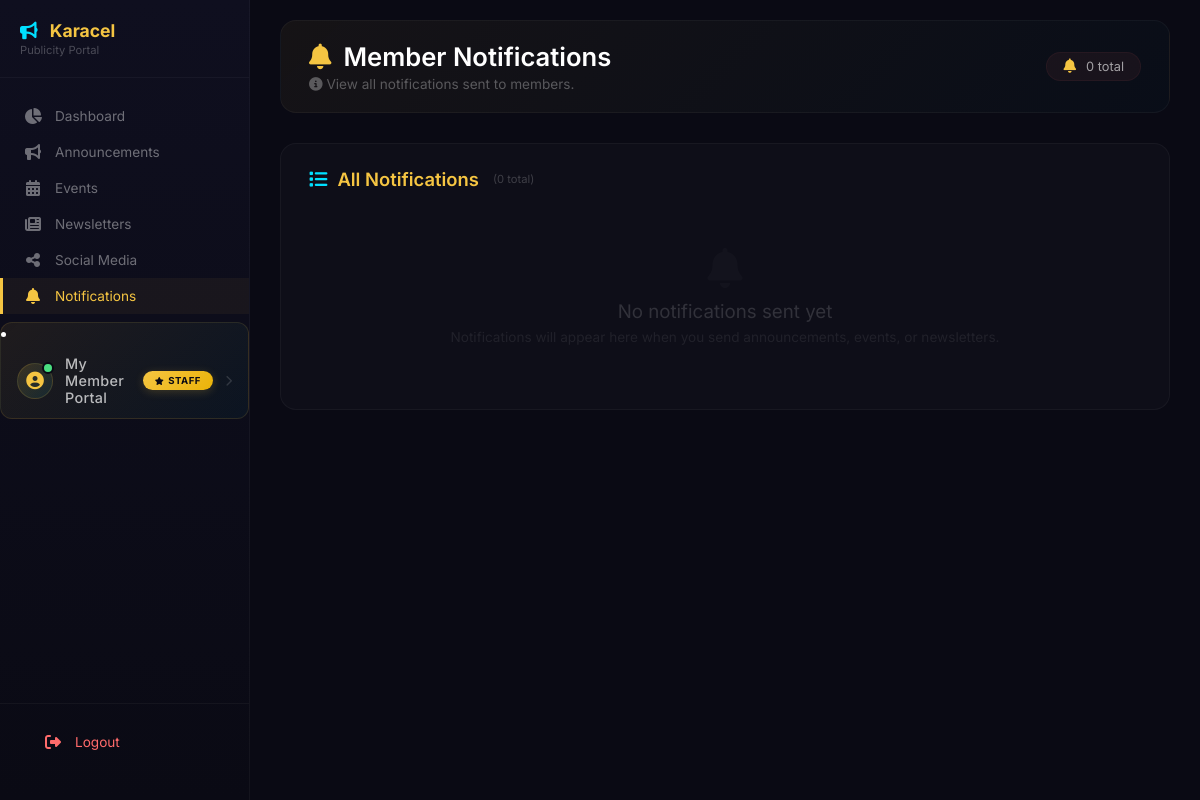
/publicity/notifications (signed in), run on an earlier commit of the app's database.
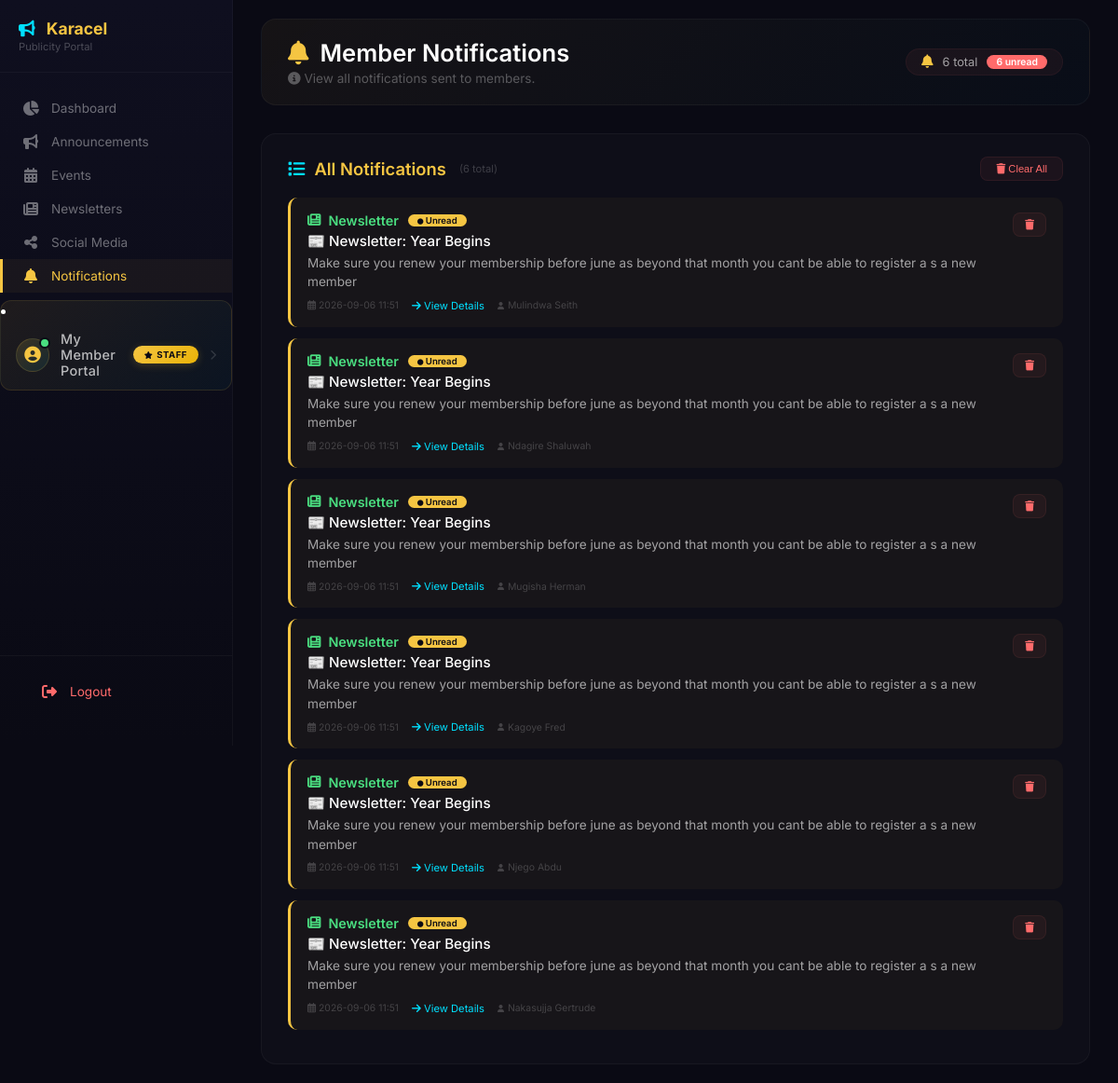
And on a later commit of the database.
### tables this page shows
CREATE TABLE notifications (
        id INTEGER PRIMARY KEY AUTOINCREMENT,
        user_id INTEGER NOT NULL,
        title TEXT NOT NULL,
        message TEXT NOT NULL,
        notification_type TEXT DEFAULT 'general',
        is_read INTEGER DEFAULT 0,
        created_at TIMESTAMP DEFAULT CURRENT_TIMESTAMP, type TEXT DEFAULT 'general', link TEXT,
        FOREIGN KEY (user_id) REFERENCES users(id)
    );

CREATE TABLE users (
        id INTEGER PRIMARY KEY AUTOINCREMENT,
        full_name TEXT NOT NULL,
        gender TEXT,
        dob TEXT,
        sacco_number TEXT UNIQUE NOT NULL,
        email TEXT,
        phone TEXT,
        address TEXT,
        password TEXT NOT NULL,
        role TEXT DEFAULT 'member',
        status TEXT DEFAULT 'active',
        savings_balance REAL DEFAULT 0,
        next_of_kin_name TEXT,
        relationship TEXT,
        next_of_kin_phone TEXT,
        registration_date TIMESTAMP DEFAULT CURRENT_TIMESTAMP
    , kai_shares INTEGER DEFAULT 0, ks_shares INTEGER DEFAULT 0, kac_paid INTEGER DEFAULT 0, kac_paid_date TEXT, registration_fee_paid INTEGER DEFAULT 0, registration_fee_paid_date TEXT);

### app.py (the view)
@app.route("/publicity/notifications")
def publicity_notifications():
    if session.get("role") not in ["publicity", "secretary", "treasurer", "admin"]:
        flash('Access denied', 'danger')
        return redirect("/login")
    conn = get_db()
    conn.row_factory = sqlite3.Row
    try:
        notifications = conn.execute("""
            SELECT n.*, u.full_name as member_name
            FROM notifications n
            JOIN users u ON n.user_id = u.id
            ORDER BY n.created_at DESC
            LIMIT 100
        """).fetchall()
    except sqlite3.Error as e:
        flash(f'Database error: {str(e)}', 'danger')
        return redirect("/publicity/dashboard")
    finally:
        conn.close()
    return render_template("publicity/publicity-notifications.html", notifications=notifications)

### templates/publicity/publicity-notifications.html (shortened to what this page needs)
{% extends "publicity/publicity-base.html" %}
{% block content %}
<div class="publicity-notifications">
    <div style="display:flex; justify-content:space-between; align-items:center; flex-wrap:wrap; margin-bottom:30px; background:linear-gradient(135deg, rgba(245,197,66,0.05), rgba(0,224,255,0.02)); border-radius:16px; padding:20px 28px; border:1px solid rgba(255,255,255,0.04);">
        <div>
            <h1 style="font-size:1.6rem; font-weight:600; margin:0; display:flex; align-items:center; gap:12px;">
                <i class="fas fa-bell" style="color:#f5c542;"></i>
                Member Notifications
            </h1>
            <p style="color:rgba(255,255,255,0.3); margin:4px 0 0; font-size:0.85rem;">
                <i class="fas fa-info-circle"></i> View all notifications sent to members.
            </p>
        </div>
        <div style="display:flex; align-items:center; gap:10px; background:rgba(255,107,107,0.06); padding:6px 16px; border-radius:30px; border:1px solid rgba(255,107,107,0.06);">
            <i class="fas fa-bell" style="color:#f5c542; font-size:0.9rem;"></i>
            <span style="color:rgba(255,255,255,0.6); font-size:0.8rem;">{{ notifications|length }} total</span>
            {% set unread_count = notifications|selectattr('is_read', 'equalto', 0)|list|length %}
            {% if unread_count > 0 %}
                <span style="background:#ff6b6b; color:#fff; padding:1px 10px; border-radius:20px; font-size:0.65rem; font-weight:600;">{{ unread_count }} unread</span>
            {% endif %}
        </div>
    </div>
    <div style="background:rgba(255,255,255,0.02); border:1px solid rgba(255,255,255,0.04); border-radius:16px; padding:24px 28px;">
        <div style="display:flex; justify-content:space-between; align-items:center; margin-bottom:18px;">
            <h3 style="color:#f5c542; font-size:1.15rem; font-weight:600; margin:0; display:flex; align-items:center; gap:10px;">
                <i class="fas fa-list" style="color:#00e0ff;"></i>
                All Notifications
                <span style="font-size:0.7rem; color:rgba(255,255,255,0.2); font-weight:400; margin-left:4px;">
                    ({{ notifications|length }} total)
                </span>
            </h3>
            {% if notifications %}
                <form method="POST" action="/publicity/notifications/clear">
                    <button type="submit" onclick="return confirm('Clear all notifications? This cannot be undone.')" style="background:rgba(255,107,107,0.06); border:1px solid rgba(255,107,107,0.08); color:#ff6b6b; padding:6px 16px; border-radius:8px; cursor:pointer; font-size:0.7rem; transition:all 0.3s;" onmouseover="this.style.background='rgba(255,107,107,0.12)'" onmouseout="this.style.background='rgba(255,107,107,0.06)'">
                        <i class="fas fa-trash"></i> Clear All
                    </button>
                </form>
            {% endif %}
        </div>
        {% if notifications %}
            {% for notification in notifications %}
            <div style="background:rgba(255,255,255,0.02); border-radius:10px; padding:16px 18px; margin-bottom:12px; border-left:3px solid {% if notification.type == 'announcement' %}#f5c542{% elif notification.type == 'event' %}#00e0ff{% elif notification.type == 'newsletter' %}#4ade80{% else %}#ff6b6b{% endif %}; {% if not notification.is_read %}background:rgba(245,197,66,0.04); border-left-color:#f5c542;{% endif %} transition:all 0.2s;" onmouseover="this.style.background='rgba(255,255,255,0.04)'" onmouseout="this.style.background='rgba(255,255,255,0.02){% if not notification.is_read %};background:rgba(245,197,66,0.04){% endif %}'">
                    <div style="display:flex; justify-content:space-between; align-items:flex-start; flex-wrap:wrap; gap:10px;">
                        <div style="flex:1; min-width:150px;">
                            <div style="display:flex; align-items:center; gap:10px; flex-wrap:wrap; margin-bottom:4px;">
                                <div style="display:flex; align-items:center; gap:8px;">
                                    {% if notification.type == 'announcement' %}
                                        <i class="fas fa-bullhorn" style="color:#f5c542; font-size:0.9rem;"></i>
                                        <span style="color:#f5c542; font-weight:600; font-size:0.9rem;">Announcement</span>
                                    {% elif notification.type == 'event' %}
                                        <i class="fas fa-calendar-alt" style="color:#00e0ff; font-size:0.9rem;"></i>
                                        <span style="color:#00e0ff; font-weight:600; font-size:0.9rem;">Event</span>
                                    {% elif notification.type == 'newsletter' %}
                                        <i class="fas fa-newspaper" style="color:#4ade80; font-size:0.9rem;"></i>
                                        <span style="color:#4ade80; font-weight:600; font-size:0.9rem;">Newsletter</span>
                                    {% else %}
                                        <i class="fas fa-info-circle" style="color:#ff6b6b; font-size:0.9rem;"></i>
                                        <span style="color:#ff6b6b; font-weight:600; font-size:0.9rem;">General</span>
                                    {% endif %}
                                </div>
                                {% if not notification.is_read %}
                                    <span style="background:#f5c542; color:#0a0a14; padding:1px 10px; border-radius:12px; font-size:0.6rem; font-weight:600;">
                                        <i class="fas fa-circle" style="font-size:0.4rem;"></i> Unread
                                    </span>
                                {% else %}
                                    <span style="color:rgba(255,255,255,0.15); font-size:0.6rem;">
                                        <i class="fas fa-check-circle" style="color:#4ade80;"></i> Read
                                    </span>
                                {% endif %}
                            </div>
                            <div style="color:#fff; font-size:0.95rem; font-weight:500; margin-top:4px;">{{ notification.title }}</div>
                            <div style="color:rgba(255,255,255,0.6); font-size:0.85rem; margin-top:4px; line-height:1.5;">{{ notification.message }}</div>
                            <div style="font-size:0.65rem; color:rgba(255,255,255,0.2); margin-top:8px; display:flex; align-items:center; gap:14px; flex-wrap:wrap;">
                                <span><i class="far fa-calendar-alt"></i> {{ notification.created_at[:16] }}</span>
                                {% if notification.link %}
                                    <a href="{{ notification.link }}" style="color:#00e0ff; text-decoration:none; font-size:0.7rem; transition:all 0.3s;" onmouseover="this.style.color='#66ecff'" onmouseout="this.style.color='#00e0ff'">
                                        <i class="fas fa-arrow-right"></i> View Details
                                    </a>
                                {% endif %}
                                <span style="display:flex; align-items:center; gap:4px;">
                                    <i class="fas fa-user" style="font-size:0.5rem;"></i>
                                    <span>{{ notification.member_name|default('Member') }}</span>
                                </span>
                            </div>
                        </div>
                        <form method="POST" action="/publicity/notification/delete/{{ notification.id }}" style="margin-left:10px;">
                            <button type="submit" onclick="return confirm('Delete this notification?')" style="background:rgba(255,107,107,0.06); border:1px solid rgba(255,107,107,0.08); color:#ff6b6b; padding:6px 12px; border-radius:8px; cursor:pointer; font-size:0.7rem; transition:all 0.3s;" onmouseover="this.style.background='rgba(255,107,107,0.12)'" onmouseout="this.style.background='rgba(255,107,107,0.06)'">
                                <i class="fas fa-trash"></i>
                            </button>
                        </form>
                    </div>
                </div>
            {% endfor %}
        {% else %}
            <div style="text-align:center; padding:40px 20px; color:rgba(255,255,255,0.08);">
                <i class="fas fa-bell" style="font-size:2.5rem; display:block; margin-bottom:12px; opacity:0.3;"></i>
                <h3 style="color:rgba(255,255,255,0.15); margin:0 0 6px 0; font-weight:400;">No notifications sent yet</h3>
                <p style="margin:0; font-size:0.85rem;">Notifications will appear here when you send announcements, events, or newsletters.</p>
            </div>
        {% endif %}
    </div>
</div>
{% endblock %}

### templates/publicity/publicity-base.html (shortened to what this page needs)
<!DOCTYPE html>
<html lang="en">
<head>
    <link rel="stylesheet" href="https://cdnjs.cloudflare.com/ajax/libs/font-awesome/6.4.0/css/all.min.css">
</head>
<body>
    <nav class="publicity-sidebar">
        <div class="sidebar-brand">
            <h2><i class="fas fa-bullhorn"></i> Karacel</h2>
            <span>Publicity Portal</span>
        </div>
        <a class="publicity-nav-item {% if request.path == '/publicity/dashboard' %}active{% endif %}" href="/publicity/dashboard">
            <i class="fas fa-chart-pie"></i> Dashboard
        </a>
        <a class="publicity-nav-item {% if request.path == '/publicity/announcements' %}active{% endif %}" href="/publicity/announcements">
            <i class="fas fa-bullhorn"></i> Announcements
        </a>
        <a class="publicity-nav-item {% if request.path == '/publicity/events' %}active{% endif %}" href="/publicity/events">
            <i class="fas fa-calendar-alt"></i> Events
        </a>
        <a class="publicity-nav-item {% if request.path == '/publicity/newsletters' %}active{% endif %}" href="/publicity/newsletters">
            <i class="fas fa-newspaper"></i> Newsletters
        </a>
        <a class="publicity-nav-item {% if request.path == '/publicity/social' %}active{% endif %}" href="/publicity/social">
            <i class="fas fa-share-alt"></i> Social Media
        </a>
        <a class="publicity-nav-item {% if request.path == '/publicity/notifications' %}active{% endif %}" href="/publicity/notifications">
            <i class="fas fa-bell"></i> Notifications
        </a>
        <li class="nav-item staff-member-portal-item">
            <a href="{{ url_for('member_dashboard', staff_view=True) }}" class="nav-link staff-member-portal-link">
                <span class="nav-icon-wrapper">
                    <i class="fas fa-user-circle"></i>
                    <span class="icon-pulse"></span>
                </span>
                <span class="nav-text">My Member Portal</span>
                <span class="badge staff-badge">
                    <i class="fas fa-star"></i> Staff
                </span>
                <span class="nav-arrow">
                    <i class="fas fa-chevron-right"></i>
                </span>
            </a>
        </li>
        <div class="sidebar-footer">
            <a href="/logout" class="publicity-nav-item" style="color: #ff6b6b;">
                <i class="fas fa-sign-out-alt"></i> Logout
            </a>
        </div>
    </nav>
    <div class="publicity-main-content">
        {% block content %}{% endblock %}
    </div>
</body>
</html>

What changed in the data, as far as the page shows it:
added notifications: type "newsletter" (drawn), is_read 0 (drawn), title "📰 Newsletter: Year Begins", message "Make sure you renew your membership before june as beyond that month you cant be able to register a s a new member", created_at "2026-09-06 11:51", member_name "Mulindwa Seith"
added notifications: type "newsletter" (drawn), is_read 0 (drawn), title "📰 Newsletter: Year Begins", message "Make sure you renew your membership before june as beyond that month you cant be able to register a s a new member", created_at "2026-09-06 11:51", member_name "Ndagire Shaluwah"
added notifications: type "newsletter" (drawn), is_read 0 (drawn), title "📰 Newsletter: Year Begins", message "Make sure you renew your membership before june as beyond that month you cant be able to register a s a new member", created_at "2026-09-06 11:51", member_name "Mugisha Herman"
added notifications: type "newsletter" (drawn), is_read 0 (drawn), title "📰 Newsletter: Year Begins", message "Make sure you renew your membership before june as beyond that month you cant be able to register a s a new member", created_at "2026-09-06 11:51", member_name "Kagoye Fred"
added notifications: type "newsletter" (drawn), is_read 0 (drawn), title "📰 Newsletter: Year Begins", message "Make sure you renew your membership before june as beyond that month you cant be able to register a s a new member", created_at "2026-09-06 11:51", member_name "Njego Abdu"
added notifications: type "newsletter" (drawn), is_read 0 (drawn), title "📰 Newsletter: Year Begins", message "Make sure you renew your membership before june as beyond that month you cant be able to register a s a new member", created_at "2026-09-06 11:51", member_name "Nakasujja Gertrude"
Also different on the page:
{{ notifications|length }}: "0" → "6"
{{ unread_count }}: (not shown) → "6"
text no longer shown: "No notifications sent yet"
text now shown: "unread Clear All"
